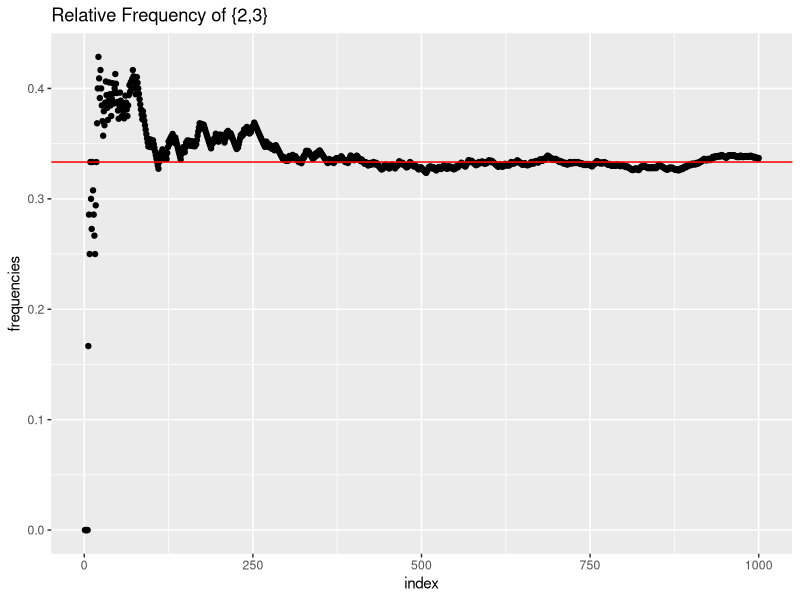
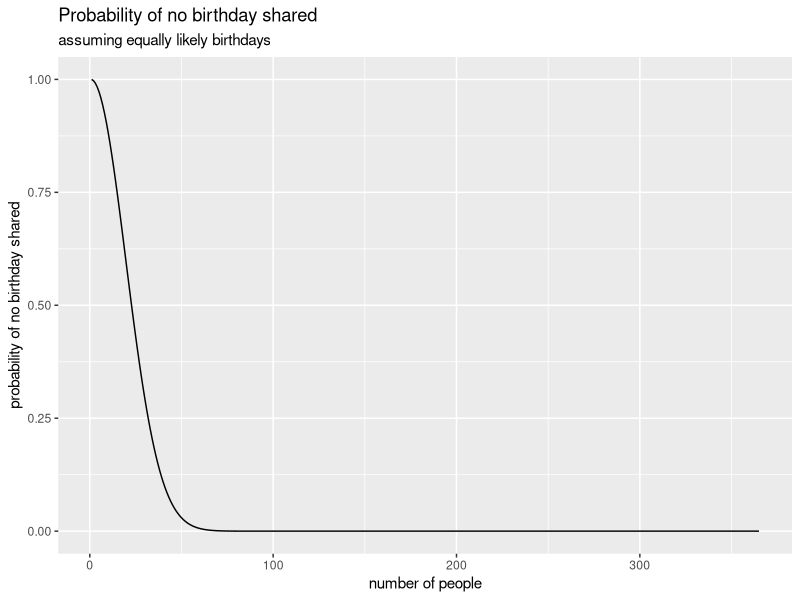

These charts were generated, in order, by the following R code:
## ---- chunk 1
options(htmltools.dir.version = FALSE)
## ---- chunk 2
library(tidyverse)
E <- c(2,3) #set up the event
n <- 1000 #sample
rolldie <- function(n){
  sample(1:6,n, rep = T)
}
result1 <- rolldie(n) 
sum(result1 %in% E) #This will give you the number of times E occurred
table(result1)# see a table of the results. These shouldn't vary too much
## ---- chunk 3
freqapp <- cumsum(result1 %in% E)/1:n #dividing the results elementwise 
freqdata <- tibble(frequencies = freqapp, index = 1:1000) #make a tibble
## using ggplot to map out the relative frequencies
freqdata %>% 
  ggplot(aes(index,frequencies)) +
  geom_point()+
  geom_hline(yintercept = 1/3, color = "red")+
  labs(title = "Relative Frequency of {2,3}")
## ---- chunk 4
n <- 52
result2 <- 3*4 #amount of cards in a standard deck that are a 2,3, or 7
result2/n #or 12/52 to be more exact
## ---- chunk 5
C <-  c(1:5)
D <- seq(from = 1, to = 100, by = 2)
union(C,D) # Union
intersect(C,D) #Intersection
## ---- chunk 6
#likewise if we do the second step
C2 <-  0
D2 <- seq(from = 1, to = 100, by = 2)
union(C2,D2)
intersect(C2,D2) #this will return an empty value because it is an empty set
## ---- chunk 7
phys <- 2
obs <- 3
clinics <- 3
clinics*phys*obs ## this will give you the total number of possble outcomes
## ---- chunk 8
# Lets think for a second.
# At first, we might be tempted to do 4*3 to get the license plates
# However, this is not the right approach because each letter and number has
# a certain number of outcomes. So L1 = 26(a-z) total outcomes while N1 = 10 #(0-9). With this in mind, we'd do the following
26*26*26*10*10*10*10
## ---- chunk 9
26*25*24*10*9*8*7
## ---- chunk 10
(364/365)^76 ##probability that no student has the same birthday as instructor
## ---- chunk 11
prod(290:365)/365^76 # the manual way
1 - pbirthday(76) #using the built in R function
## ---- chunk 12
vec <- list()
for (i in 1:365) {
  vec[i] <- 1- pbirthday(i)
  }
tibz<- tibble(probability = vec, people = 1:365)
ggplot(tibz, aes(as.numeric(people),as.numeric(probability)))+
  geom_line()+
  labs(title = "Probability of no birthday shared",
       subtitle = "assuming equally likely birthdays",
       x = "number of people",
       y = "probability of no birthday shared")
## ---- chunk 13
prod(366:(366-1+1))
## ---- chunk 14
(choose(4,3)*choose(4,2))/choose(52,5)
## ---- chunk 15
n<- 6*6 #number of total outcomes 
2/n
#if given first number is 1
1/n
## ---- chunk 16
(6/10)*(4/9)+ (4/10) * (3/9)
## ---- chunk 17
(4/52)*(4/51)*(4/50)
## ---- chunk 18
PA_1 <- .001 #population that has the disease
PA_2 <- .999 #population that does not have the disease
##B indicates a positive test result
PBA_2 <- .02 #Positive result given does not have disease
PBA_1 <- .99 #positive result given individual has disease

## Bayes approach 
(PA_1*PBA_1)/((PA_1*PBA_1)+(PA_2*PBA_2))
## ---- chunk 19
A1 <- .5
A2 <- .3
A3 <- .2
PDA1 <- .08
PDA2 <- .04
PDA3 <- .02
PD <- sum((PDA1*A1),(PDA2*A2),(PDA3*A3))
(A1 * PDA1)/PD
## ---- chunk 20
lpizza <- .75
npizza <- 1-lpizza
#Probability that first likes pizza while second does not is
lpizza*(npizza)
